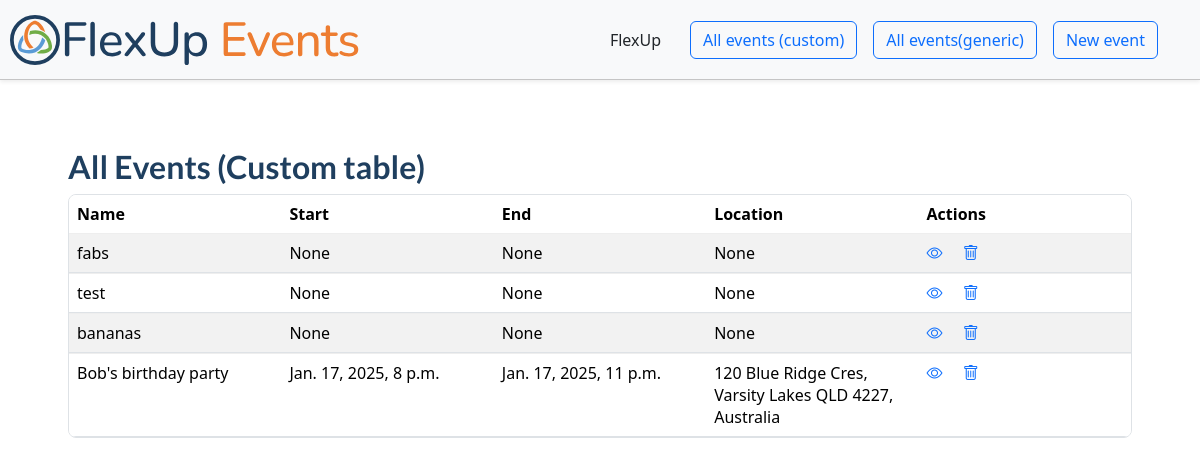
Before: /events_custom/ with the older database file.
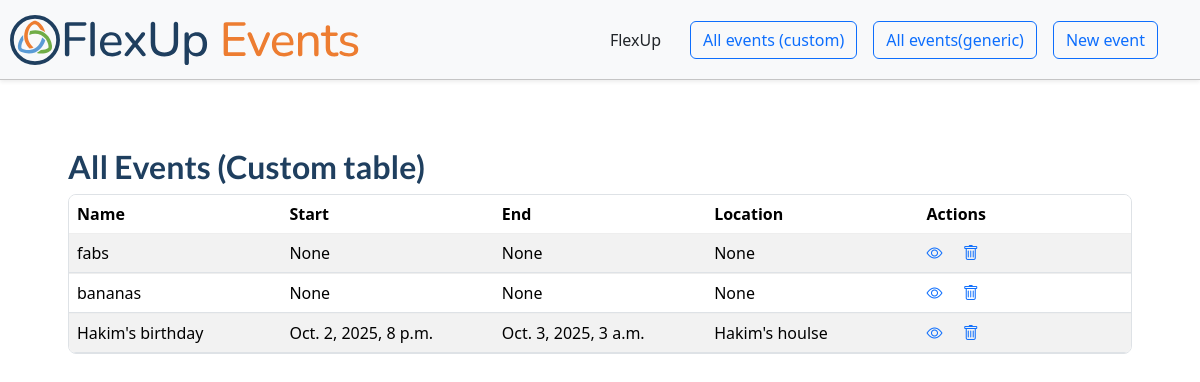
After: the same page with the newer database file.
### events/models.py (models this page shows, shortened)
class Event(models.Model):
    name = models.CharField(max_length=100, verbose_name='Event name')
    start_datetime = models.DateTimeField(verbose_name="Start date & time", blank=True, null=True)
    end_datetime = models.DateTimeField(verbose_name="End date & time", blank=True, null=True)
    description = models.TextField(verbose_name='Description', blank=True, null=True)
    location = models.CharField(max_length=200, verbose_name='Location', blank=True, null=True)
    slug = models.SlugField(unique=True, default=uuid4)

### events/views.py (the view)
# urls.py: path('events_custom/', EventCustomListView.as_view(), name='events_custom'),
class EventCustomListView(ListView):
    model = Event
    template_name = 'events_custom.html'   # you can name this file whatever you want
    context_object_name = 'events'       # default is "object_list"

### templates/events_custom.html (shortened to what this page needs)
{% extends "base.html" %}
{% block content %}
    <h2 style="width: 100%;">All Events (Custom table)</h2>
    <table class="table table-striped">
    <thead>
        <tr>
        <th>Name</th>
        <th>Start</th>
        <th>End</th>
        <th>Location</th>
        <th>Actions</th>
        </tr>
    </thead>
    <tbody>
        {% for event in events %}
        <tr>
            <td>{{ event.name }}</td>
            <td>{{ event.start_datetime }}</td>
            <td>{{ event.end_datetime }}</td>
            <td>{{ event.location }}</td>
            <td>
                    <a href="{% url 'event_view' event.slug %}"><i class="bi bi-eye"></i></a>
                    <a href="#" onclick="deleteEvent('{{ event.slug }}')" class="ms-3"><i class="bi bi-trash"></i></a>
            </td>
        </tr>
        {% empty %}
        <tr>
            <td colspan="4">No events found.</td>
        </tr>
        {% endfor %}
    </tbody>
    </table>
{% endblock %}

Changed rows visible on the page:
removed Event: name "test", start_datetime "None", end_datetime "None", location "None"
removed Event: name "Bob's birthday party", start_datetime "Jan. 17, 2025, 8 p.m.", end_datetime "Jan. 17, 2025, 11 p.m.", location "120 Blue Ridge Cres, Varsity Lakes QLD 4227, Australia"
added Event: name "Hakim's birthday", start_datetime "Oct. 2, 2025, 8 p.m.", end_datetime "Oct. 3, 2025, 3 a.m.", location "Hakim's houlse"
